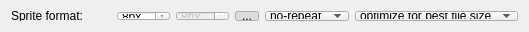
<?xml version="1.0" encoding="UTF-8"?>
<ui version="4.0">
 <class>SpriteFormatSelector</class>
 <widget class="QWidget" name="SpriteFormatSelector">
  <property name="geometry">
   <rect>
    <x>0</x>
    <y>0</y>
    <width>518</width>
    <height>32</height>
   </rect>
  </property>
  <property name="minimumSize">
   <size>
    <width>0</width>
    <height>32</height>
   </size>
  </property>
  <property name="windowTitle">
   <string>Form</string>
  </property>
  <layout class="QGridLayout" name="gridLayout">
   <item row="0" column="1">
    <layout class="QHBoxLayout" name="horizontalLayout">
     <item>
      <widget class="QSpinBox" name="xMarginSpinBox">
       <property name="styleSheet">
        <string notr="true"/>
       </property>
       <property name="suffix">
        <string>px</string>
       </property>
       <property name="maximum">
        <number>80</number>
       </property>
       <property name="value">
        <number>8</number>
       </property>
      </widget>
     </item>
     <item>
      <widget class="QSpinBox" name="yMarginSpinBox">
       <property name="enabled">
        <bool>false</bool>
       </property>
       <property name="suffix">
        <string>px</string>
       </property>
       <property name="maximum">
        <number>80</number>
       </property>
       <property name="value">
        <number>8</number>
       </property>
      </widget>
     </item>
     <item>
      <widget class="QToolButton" name="lockMarginToolButton">
       <property name="text">
        <string>...</string>
       </property>
       <property name="icon">
        <iconset resource="../resources/resources.qrc">
         <normaloff>:/images/images/16x16/emblem-unlocked.png</normaloff>
         <normalon>:/images/images/16x16/emblem-locked.png</normalon>:/images/images/16x16/emblem-unlocked.png</iconset>
       </property>
       <property name="checkable">
        <bool>true</bool>
       </property>
       <property name="checked">
        <bool>true</bool>
       </property>
      </widget>
     </item>
    </layout>
   </item>
   <item row="0" column="3">
    <widget class="QComboBox" name="elementLayoutComboBox">
     <item>
      <property name="text">
       <string>optimize for best file size</string>
      </property>
     </item>
     <item>
      <property name="text">
       <string>horizontal</string>
      </property>
     </item>
     <item>
      <property name="text">
       <string>vertical</string>
      </property>
     </item>
     <item>
      <property name="text">
       <string>block</string>
      </property>
     </item>
    </widget>
   </item>
   <item row="0" column="0">
    <widget class="QLabel" name="label">
     <property name="minimumSize">
      <size>
       <width>100</width>
       <height>0</height>
      </size>
     </property>
     <property name="maximumSize">
      <size>
       <width>100</width>
       <height>16777215</height>
      </size>
     </property>
     <property name="text">
      <string>Sprite format:</string>
     </property>
    </widget>
   </item>
   <item row="0" column="2">
    <widget class="QComboBox" name="spriteRepeatComboBox">
     <item>
      <property name="text">
       <string>no-repeat</string>
      </property>
     </item>
     <item>
      <property name="text">
       <string>repeat-x</string>
      </property>
     </item>
     <item>
      <property name="text">
       <string>repeat-y</string>
      </property>
     </item>
    </widget>
   </item>
  </layout>
 </widget>
 <resources>
  <include location="../resources/resources.qrc"/>
 </resources>
 <connections/>
</ui>
